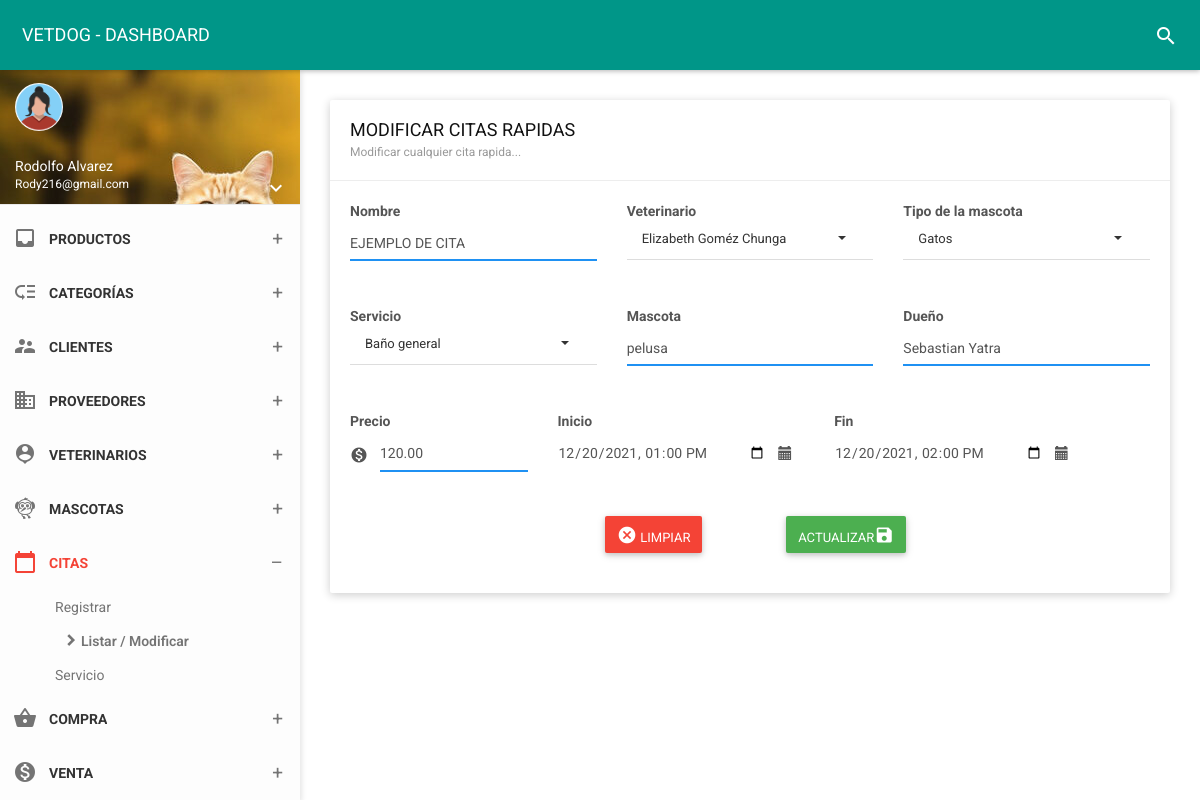
Page /vista/citas/edit?id=1 (signed in) on the committed database.
### tables this page shows
CREATE TABLE `quotes` (
  `id` int(11) NOT NULL,
  `id_vet` int(11) NOT NULL,
  `id_tiM` int(11) NOT NULL,
  `id_servi` int(11) NOT NULL,
  `title` varchar(255) NOT NULL,
  `nommas` varchar(90) NOT NULL,
  `dueno` varchar(90) NOT NULL,
  `color` varchar(25) NOT NULL,
  `start` datetime NOT NULL,
  `end` datetime DEFAULT NULL,
  `estado` char(1) NOT NULL,
  `precio` decimal(10,2) NOT NULL
);

CREATE TABLE `veterinarian` (
  `id_vet` int(11) NOT NULL,
  `dnivet` char(8) NOT NULL,
  `nomvet` varchar(35) NOT NULL,
  `apevet` varchar(35) NOT NULL,
  `direcc` varchar(50) NOT NULL,
  `sexo` varchar(15) NOT NULL,
  `correo` varchar(40) NOT NULL,
  `foto` varchar(255) NOT NULL,
  `fijo` char(6) NOT NULL,
  `movil` char(9) NOT NULL,
  `usuario` varchar(25) NOT NULL,
  `contra` varchar(255) NOT NULL,
  `cargo` int(11) NOT NULL,
  `estado` char(1) NOT NULL,
  `fere` timestamp NOT NULL DEFAULT current_timestamp() ON UPDATE current_timestamp()
);

CREATE TABLE `pet_type` (
  `id_tiM` int(11) NOT NULL,
  `noTiM` varchar(35) NOT NULL,
  `estado` char(1) NOT NULL,
  `fere` timestamp NOT NULL DEFAULT current_timestamp() ON UPDATE current_timestamp()
);

CREATE TABLE `service` (
  `id_servi` int(11) NOT NULL,
  `nomser` varchar(100) NOT NULL,
  `estado` char(1) NOT NULL,
  `fere` timestamp NOT NULL DEFAULT current_timestamp() ON UPDATE current_timestamp()
);

### vista/citas/edit.php (the view, shortened to what this page needs)
<!DOCTYPE html>
<html>
<head>
     <link href="../../assets/plugins/bootstrap-select/css/bootstrap-select.css" rel="stylesheet" />
    <link href="../../assets/plugins/bootstrap/css/bootstrap.css" rel="stylesheet">
    <link href="../../assets/plugins/node-waves/waves.css" rel="stylesheet" />
    <link href="../../assets/plugins/animate-css/animate.css" rel="stylesheet" />
    <link href="../../css/style.css" rel="stylesheet">
    <link href="../../assets/css/themes/all-themes.css" rel="stylesheet" />
       <link rel="stylesheet" href="https://cdnjs.cloudflare.com/ajax/libs/limonte-sweetalert2/11.1.9/sweetalert2.min.css" />
</head>
<body class="theme-red">
    <nav class="navbar">
        <div class="container-fluid">
            <div class="navbar-header">
                <a class="navbar-brand" href="../panel-admin/administrador"> VETDOG - DASHBOARD </a>
            </div>
            <div class="collapse navbar-collapse" id="navbar-collapse">
                <ul class="nav navbar-nav navbar-right">
                    <li><a href="javascript:void(0);" class="js-search" data-close="true"><i class="material-icons">search</i></a></li>
                </ul>
            </div>
        </div>
    </nav>
    <section>
        <aside id="leftsidebar" class="sidebar">
            <div class="user-info">
                <div class="image">
                    <img src="../../assets/img/mujerico.png" width="48" height="48" alt="User" />
                </div>
                <div class="info-container">
                    <div class="name" data-toggle="dropdown" aria-haspopup="true" aria-expanded="false"><?php echo ucfirst($_SESSION['nombre']); ?></div>
                    <div class="email"><?php echo ucfirst($_SESSION['correo']); ?></div>
                    <div class="btn-group user-helper-dropdown">
                        <i class="material-icons" data-toggle="dropdown" aria-haspopup="true" aria-expanded="true">keyboard_arrow_down</i>
                    </div>
                </div>
            </div>
            <div class="menu">
                <ul class="list">
                    <li>
                        <a href="../panel-admin/administrador">
                        </a>
                    </li>
                    <li>
                        <a href="javascript:void(0);" class="menu-toggle">
                            <i class="material-icons">inbox</i>
                            <span>PRODUCTOS</span>
                        </a>
                    </li>
                    <li>
                        <a href="javascript:void(0);" class="menu-toggle">
                            <i class="material-icons">low_priority</i>
                            <span>CATEGORÍAS</span>
                        </a>
                    </li>
                    <li>
                        <a href="javascript:void(0);" class="menu-toggle">
                            <i class="material-icons">supervisor_account</i>
                            <span>CLIENTES</span>
                        </a>
                    </li>
                    <li>
                        <a href="javascript:void(0);" class="menu-toggle">
                            <i class="material-icons">business</i>
                            <span>PROVEEDORES</span>
                        </a>
                    </li>
                    <li>
                        <a href="javascript:void(0);" class="menu-toggle">
                            <i class="material-icons">person_pin</i>
                            <span>VETERINARIOS</span>
                        </a>
                    </li>
                    <li>
                        <a href="javascript:void(0);" class="menu-toggle">
                            <i class="material-icons">flutter_dash</i>
                            <span>MASCOTAS</span>
                        </a>
</li>
                    <li class="active">
                        <a href="javascript:void(0);" class="menu-toggle">
                            <i class="material-icons">calendar_today</i>
                            <span>CITAS</span>
                        </a>
                        <ul class="ml-menu">
                            <li>
                                <a href="../citas/nuevo">Registrar</a>
                            </li>
                            <li class="active">
                                <a href="../../folder/citas">Listar / Modificar</a>
                            </li>
                            <li>
                                <a href="../../folder/servicio">Servicio</a>
                            </li>
                        </ul>
    </li>
    <li>
                        <a href="javascript:void(0);" class="menu-toggle">
                            <i class="material-icons">shopping_basket</i>
                            <span>COMPRA</span>
                        </a>
    </li>
<li>
                        <a href="javascript:void(0);" class="menu-toggle">
                            <i class="material-icons">monetization_on</i>
                            <span>VENTA</span>
                        </a>
    </li>
    </section>
    <section class="content">
        <div class="container-fluid">
            <div class="row clearfix">
                <div class="col-lg-12 col-md-12 col-sm-12 col-xs-12">
                    <div class="card">
                        <div class="header">
                            <h2>
                                MODIFICAR CITAS RAPIDAS
                                <small>Modificar cualquier cita rapida...</small>
                            </h2>
                        </div>
                    <div class="body">
<?php
function connect(){
return new mysqli("localhost","root","","vetdog");
}
$con = connect();
$id = $_GET['id'];
$sql = "SELECT quotes.id, veterinarian.id_vet, veterinarian.dnivet, veterinarian.nomvet, veterinarian.apevet, pet_type.id_tiM, pet_type.noTiM, service.id_servi, service.nomser, quotes.title, quotes.nommas, quotes.dueno, quotes.color, quotes.start, quotes.end, quotes.estado, quotes.precio FROM quotes INNER JOIN veterinarian ON quotes.id_vet = veterinarian.id_vet INNER JOIN pet_type ON quotes.id_tiM = pet_type.id_tiM INNER JOIN service ON quotes.id_servi = service.id_servi  WHERE id= '$id'";
$query  =$con->query($sql);
$data =  array();
if($query){
  while($r = $query->fetch_object()){
    $data[] = $r;
  }
}
?>
<?php if(count($data)>0):?>
    <?php foreach($data as $d):?>
                        <form method="POST"  autocomplete="off" action="editarRegistro?id=<?php echo $d->id; ?>">
                            <div class="row clearfix">
                                <div class="col-sm-4">
                                    <label class="control-label">Nombre</label>
            <div class="form-group">
                <div class="form-line">
                    <input type="text" name="title" value="<?php echo $d->title; ?>" class="form-control" placeholder="Nombre de la cita..." />
                </div>
            </div>
        </div>
                                <div class="col-sm-4">
                                    <label class="control-label">Veterinario</label>
                                    <select class="form-control show-tick" name="id_vet"  id="vete">
                                        <option value="<?php echo $d->id_vet; ?>"><?php echo $d->nomvet; ?>&nbsp;<?php echo $d->apevet; ?></option>
                                    </select>
                                </div>
                                <div class="col-sm-4">
                                    <label class="control-label">Tipo de la mascota</label>
                                    <select class="form-control show-tick" name="id_tiM" >
                                        <option value="<?php echo $d->id_tiM; ?>"><?php echo $d->noTiM; ?></option>
                                    </select>
                                </div>
                            </div>
<div class="row clearfix">
  <div class="col-sm-4">
                                    <label class="control-label">Servicio</label>
                                    <select class="form-control show-tick" name="id_servi" >
                                        <option value="<?php echo $d->id_servi; ?>"><?php echo $d->nomser; ?></option>
                                    </select>
                                </div>
        <div class="col-sm-4">
            <label class="control-label">Mascota</label>
            <div class="form-group">
                <div class="form-line">
                    <input type="text" name="nommas" value="<?php echo $d->nommas; ?>" class="form-control" placeholder="Nombre de la mascota..." />
                </div>
            </div>
        </div>
        <div class="col-sm-4">
            <label class="control-label">Dueño</label>
            <div class="form-group">
                <div class="form-line">
                    <input type="text" name="dueno" value="<?php echo $d->dueno; ?>" class="form-control" placeholder="Nombre del dueño..." />
                </div>
            </div>
        </div>
    </div>
    <div class="row clearfix">
        <div class="col-sm-3">
            <label class="control-label">Precio</label>
            <div class="input-group">
                <span class="input-group-addon">
                    <i class="material-icons">monetization_on</i>
                </span>
                <div class="form-line">
                    <input type="text" value="<?php echo $d->precio; ?>" name="precio" onKeypress="if (event.keyCode < 45 || event.keyCode > 57) event.returnValue = false;" class="form-control money-euro" placeholder="Precio... Ex: $99,99">
                </div>
            </div>
        </div>
        <div class="col-sm-4">
                                    <div class="form-group">
                  <label class="control-label">Inicio</label>
                  <div class='input-group date' name="start">
                     <input type='datetime-local' value="<?php echo $d->start; ?>" name="start" class="form-control" />
                     <span class="input-group-addon">
                     <span class="glyphicon glyphicon-calendar"></span>
                     </span>
                  </div>
               </div>
                                </div>
                                <div class="col-sm-4">
                                    <div class="form-group">
                  <label class="control-label">Fin</label>
                  <div class='input-group date' name="end">
                     <input type='datetime-local' value="<?php echo $d->end; ?>" name="end" class="form-control" />
                     <span class="input-group-addon">
                     <span class="glyphicon glyphicon-calendar"></span>
                     </span>
                  </div>
               </div>
                                </div>
    </div>
                                <div class="container-fluid" align="center">
                                    <div class="col-xs-12 col-sm-6 col-md-4 col-lg-3">
                                    </div>
                                    <div class="col-xs-12 col-sm-6 col-md-4 col-lg-3">
                                        <a type="button" href="../../folder/citas" class="btn bg-red"><i class="material-icons">cancel</i> LIMPIAR </a>
                                    </div>
                                    <div class="col-xs-12 col-sm-6 col-md-4 col-lg-3">
                                         <button class="btn bg-green" name="update">ACTUALIZAR<i class="material-icons">save</i></button>
                                    </div>
                                </div>
                        </form>
                 </div>
 <?php endforeach; ?>
    <?php else:?>
      <span class="px-2 py-1 font-semibold leading-tight text-red-700 bg-red-100 rounded-full dark:text-red-100 dark:bg-red-700">
          No hay datos
        </span>
    <?php endif; ?>
                    </div>
                        </div>
                    </div>
                </div>
    </section>
</body>
</html>

### assets/css/themes/all-themes.css (style rules this page uses)
.theme-red .navbar-brand { color: #fff; }
.theme-red .nav > li > a { color: #fff; }
.theme-red .sidebar .menu .list li.active { background-color: transparent; }
.theme-red .sidebar .menu .list li.active > :first-child i, .theme-red .sidebar .menu .list li.active > :first-child span { color: #F44336; }
.theme-red .sidebar .menu .list .toggled { background-color: transparent; }
.theme-red .sidebar .menu .list .ml-menu { background-color: transparent; }

### rows in the picture
quotes: title "EJEMPLO DE CITA", id_vet.nomvet "Elizabeth", id_vet.apevet "Goméz Chunga", id_tiM.noTiM "Gatos", id_servi.nomser "Baño general", nommas "pelusa", dueno "Sebastian Yatra", precio "120.00", start "12/20/2021 13:00", end "12/20/2021 14:00"

### other values in the picture
$_SESSION['nombre'] "Rodolfo Alvarez"
$_SESSION['correo'] "Rody216@gmail.com"
